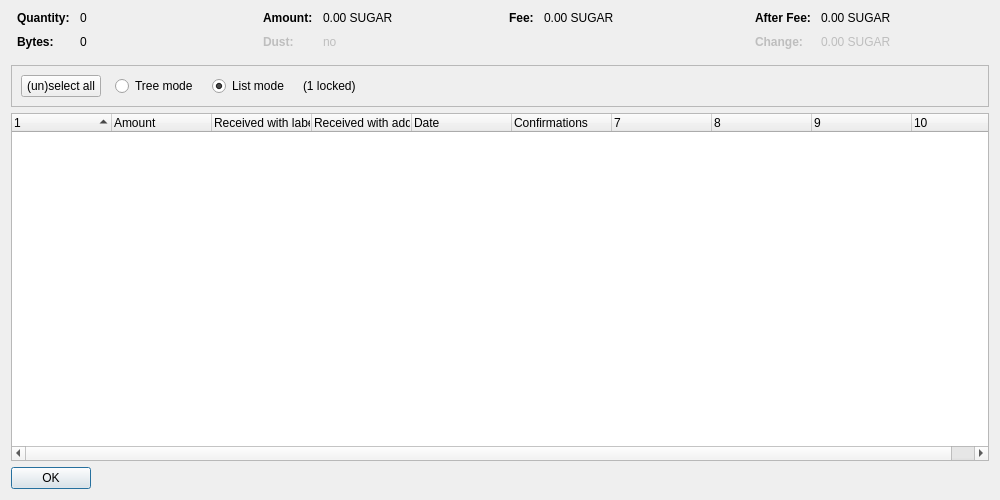
<?xml version="1.0" encoding="UTF-8"?>
<ui version="4.0">
 <class>CoinControlDialog</class>
 <widget class="QDialog" name="CoinControlDialog">
  <property name="geometry">
   <rect>
    <x>0</x>
    <y>0</y>
    <width>1000</width>
    <height>500</height>
   </rect>
  </property>
  <property name="windowTitle">
   <string>Coin Selection</string>
  </property>
  <layout class="QVBoxLayout" name="verticalLayout">
   <item>
    <layout class="QHBoxLayout" name="horizontalLayoutTop" stretch="0,0,0,0">
     <property name="topMargin">
      <number>0</number>
     </property>
     <property name="bottomMargin">
      <number>10</number>
     </property>
     <item>
      <layout class="QFormLayout" name="formLayoutCoinControl1">
       <property name="horizontalSpacing">
        <number>10</number>
       </property>
       <property name="verticalSpacing">
        <number>10</number>
       </property>
       <property name="leftMargin">
        <number>6</number>
       </property>
       <property name="rightMargin">
        <number>6</number>
       </property>
       <item row="0" column="0">
        <widget class="QLabel" name="labelCoinControlQuantityText">
         <property name="font">
          <font>
           <weight>75</weight>
           <bold>true</bold>
          </font>
         </property>
         <property name="text">
          <string>Quantity:</string>
         </property>
        </widget>
       </item>
       <item row="0" column="1">
        <widget class="QLabel" name="labelCoinControlQuantity">
         <property name="cursor">
          <cursorShape>IBeamCursor</cursorShape>
         </property>
         <property name="contextMenuPolicy">
          <enum>Qt::ActionsContextMenu</enum>
         </property>
         <property name="text">
          <string notr="true">0</string>
         </property>
         <property name="textInteractionFlags">
          <set>Qt::LinksAccessibleByMouse|Qt::TextSelectableByKeyboard|Qt::TextSelectableByMouse</set>
         </property>
        </widget>
       </item>
       <item row="1" column="0">
        <widget class="QLabel" name="labelCoinControlBytesText">
         <property name="font">
          <font>
           <weight>75</weight>
           <bold>true</bold>
          </font>
         </property>
         <property name="text">
          <string>Bytes:</string>
         </property>
        </widget>
       </item>
       <item row="1" column="1">
        <widget class="QLabel" name="labelCoinControlBytes">
         <property name="cursor">
          <cursorShape>IBeamCursor</cursorShape>
         </property>
         <property name="contextMenuPolicy">
          <enum>Qt::ActionsContextMenu</enum>
         </property>
         <property name="text">
          <string notr="true">0</string>
         </property>
         <property name="textInteractionFlags">
          <set>Qt::LinksAccessibleByMouse|Qt::TextSelectableByKeyboard|Qt::TextSelectableByMouse</set>
         </property>
        </widget>
       </item>
      </layout>
     </item>
     <item>
      <layout class="QFormLayout" name="formLayoutCoinControl2">
       <property name="horizontalSpacing">
        <number>10</number>
       </property>
       <property name="verticalSpacing">
        <number>10</number>
       </property>
       <property name="leftMargin">
        <number>6</number>
       </property>
       <property name="rightMargin">
        <number>6</number>
       </property>
       <item row="0" column="0">
        <widget class="QLabel" name="labelCoinControlAmountText">
         <property name="font">
          <font>
           <weight>75</weight>
           <bold>true</bold>
          </font>
         </property>
         <property name="text">
          <string>Amount:</string>
         </property>
        </widget>
       </item>
       <item row="0" column="1">
        <widget class="QLabel" name="labelCoinControlAmount">
         <property name="cursor">
          <cursorShape>IBeamCursor</cursorShape>
         </property>
         <property name="contextMenuPolicy">
          <enum>Qt::ActionsContextMenu</enum>
         </property>
         <property name="text">
          <string notr="true">0.00 SUGAR</string>
         </property>
         <property name="textInteractionFlags">
          <set>Qt::LinksAccessibleByMouse|Qt::TextSelectableByKeyboard|Qt::TextSelectableByMouse</set>
         </property>
        </widget>
       </item>
       <item row="1" column="0">
        <widget class="QLabel" name="labelCoinControlLowOutputText">
         <property name="enabled">
          <bool>false</bool>
         </property>
         <property name="font">
          <font>
           <weight>75</weight>
           <bold>true</bold>
          </font>
         </property>
         <property name="text">
          <string>Dust:</string>
         </property>
        </widget>
       </item>
       <item row="1" column="1">
        <widget class="QLabel" name="labelCoinControlLowOutput">
         <property name="enabled">
          <bool>false</bool>
         </property>
         <property name="cursor">
          <cursorShape>IBeamCursor</cursorShape>
         </property>
         <property name="contextMenuPolicy">
          <enum>Qt::ActionsContextMenu</enum>
         </property>
         <property name="text">
          <string notr="true">no</string>
         </property>
         <property name="textInteractionFlags">
          <set>Qt::LinksAccessibleByMouse|Qt::TextSelectableByKeyboard|Qt::TextSelectableByMouse</set>
         </property>
        </widget>
       </item>
      </layout>
     </item>
     <item>
      <layout class="QFormLayout" name="formLayoutCoinControl3">
       <property name="horizontalSpacing">
        <number>10</number>
       </property>
       <property name="verticalSpacing">
        <number>10</number>
       </property>
       <property name="leftMargin">
        <number>6</number>
       </property>
       <property name="rightMargin">
        <number>6</number>
       </property>
       <item row="0" column="0">
        <widget class="QLabel" name="labelCoinControlFeeText">
         <property name="font">
          <font>
           <weight>75</weight>
           <bold>true</bold>
          </font>
         </property>
         <property name="text">
          <string>Fee:</string>
         </property>
        </widget>
       </item>
       <item row="0" column="1">
        <widget class="QLabel" name="labelCoinControlFee">
         <property name="cursor">
          <cursorShape>IBeamCursor</cursorShape>
         </property>
         <property name="contextMenuPolicy">
          <enum>Qt::ActionsContextMenu</enum>
         </property>
         <property name="text">
          <string notr="true">0.00 SUGAR</string>
         </property>
         <property name="textInteractionFlags">
          <set>Qt::LinksAccessibleByMouse|Qt::TextSelectableByKeyboard|Qt::TextSelectableByMouse</set>
         </property>
        </widget>
       </item>
      </layout>
     </item>
     <item>
      <layout class="QFormLayout" name="formLayoutCoinControl4">
       <property name="horizontalSpacing">
        <number>10</number>
       </property>
       <property name="verticalSpacing">
        <number>10</number>
       </property>
       <property name="leftMargin">
        <number>6</number>
       </property>
       <property name="rightMargin">
        <number>6</number>
       </property>
       <item row="0" column="0">
        <widget class="QLabel" name="labelCoinControlAfterFeeText">
         <property name="font">
          <font>
           <weight>75</weight>
           <bold>true</bold>
          </font>
         </property>
         <property name="text">
          <string>After Fee:</string>
         </property>
        </widget>
       </item>
       <item row="0" column="1">
        <widget class="QLabel" name="labelCoinControlAfterFee">
         <property name="cursor">
          <cursorShape>IBeamCursor</cursorShape>
         </property>
         <property name="contextMenuPolicy">
          <enum>Qt::ActionsContextMenu</enum>
         </property>
         <property name="text">
          <string notr="true">0.00 SUGAR</string>
         </property>
         <property name="textInteractionFlags">
          <set>Qt::LinksAccessibleByMouse|Qt::TextSelectableByKeyboard|Qt::TextSelectableByMouse</set>
         </property>
        </widget>
       </item>
       <item row="1" column="0">
        <widget class="QLabel" name="labelCoinControlChangeText">
         <property name="enabled">
          <bool>false</bool>
         </property>
         <property name="font">
          <font>
           <weight>75</weight>
           <bold>true</bold>
          </font>
         </property>
         <property name="text">
          <string>Change:</string>
         </property>
        </widget>
       </item>
       <item row="1" column="1">
        <widget class="QLabel" name="labelCoinControlChange">
         <property name="enabled">
          <bool>false</bool>
         </property>
         <property name="cursor">
          <cursorShape>IBeamCursor</cursorShape>
         </property>
         <property name="contextMenuPolicy">
          <enum>Qt::ActionsContextMenu</enum>
         </property>
         <property name="text">
          <string notr="true">0.00 SUGAR</string>
         </property>
         <property name="textInteractionFlags">
          <set>Qt::LinksAccessibleByMouse|Qt::TextSelectableByKeyboard|Qt::TextSelectableByMouse</set>
         </property>
        </widget>
       </item>
      </layout>
     </item>
    </layout>
   </item>
   <item>
    <widget class="QFrame" name="frame">
     <property name="minimumSize">
      <size>
       <width>0</width>
       <height>40</height>
      </size>
     </property>
     <property name="frameShape">
      <enum>QFrame::StyledPanel</enum>
     </property>
     <property name="frameShadow">
      <enum>QFrame::Sunken</enum>
     </property>
     <layout class="QHBoxLayout" name="horizontalLayout">
      <item>
       <layout class="QHBoxLayout" name="horizontalLayoutPanel" stretch="0,0,0,0,0">
        <property name="spacing">
         <number>14</number>
        </property>
        <item>
         <widget class="QPushButton" name="pushButtonSelectAll">
          <property name="sizePolicy">
           <sizepolicy hsizetype="Maximum" vsizetype="Fixed">
            <horstretch>0</horstretch>
            <verstretch>0</verstretch>
           </sizepolicy>
          </property>
          <property name="text">
           <string>(un)select all</string>
          </property>
          <property name="autoDefault">
           <bool>false</bool>
          </property>
         </widget>
        </item>
        <item>
         <widget class="QRadioButton" name="radioTreeMode">
          <property name="sizePolicy">
           <sizepolicy hsizetype="Maximum" vsizetype="Fixed">
            <horstretch>0</horstretch>
            <verstretch>0</verstretch>
           </sizepolicy>
          </property>
          <property name="text">
           <string>Tree mode</string>
          </property>
         </widget>
        </item>
        <item>
         <widget class="QRadioButton" name="radioListMode">
          <property name="sizePolicy">
           <sizepolicy hsizetype="Maximum" vsizetype="Fixed">
            <horstretch>0</horstretch>
            <verstretch>0</verstretch>
           </sizepolicy>
          </property>
          <property name="text">
           <string>List mode</string>
          </property>
          <property name="checked">
           <bool>true</bool>
          </property>
         </widget>
        </item>
        <item>
         <widget class="QLabel" name="labelLocked">
          <property name="text">
           <string notr="true">(1 locked)</string>
          </property>
         </widget>
        </item>
        <item>
         <spacer name="horizontalSpacer">
          <property name="orientation">
           <enum>Qt::Horizontal</enum>
          </property>
          <property name="sizeHint" stdset="0">
           <size>
            <width>40</width>
            <height>20</height>
           </size>
          </property>
         </spacer>
        </item>
       </layout>
      </item>
     </layout>
    </widget>
   </item>
   <item>
    <widget class="CoinControlTreeWidget" name="treeWidget">
     <property name="contextMenuPolicy">
      <enum>Qt::CustomContextMenu</enum>
     </property>
     <property name="sortingEnabled">
      <bool>false</bool>
     </property>
     <property name="columnCount">
      <number>10</number>
     </property>
     <attribute name="headerShowSortIndicator" stdset="0">
      <bool>true</bool>
     </attribute>
     <attribute name="headerStretchLastSection">
      <bool>false</bool>
     </attribute>
     <column>
      <property name="text">
       <string/>
      </property>
     </column>
     <column>
      <property name="text">
       <string>Amount</string>
      </property>
     </column>
     <column>
      <property name="text">
       <string>Received with label</string>
      </property>
     </column>
     <column>
      <property name="text">
       <string>Received with address</string>
      </property>
     </column>
     <column>
      <property name="text">
       <string>Date</string>
      </property>
     </column>
     <column>
      <property name="text">
       <string>Confirmations</string>
      </property>
      <property name="toolTip">
       <string>Confirmed</string>
      </property>
     </column>
     <column>
      <property name="text">
       <string/>
      </property>
     </column>
     <column>
      <property name="text">
       <string/>
      </property>
     </column>
     <column>
      <property name="text">
       <string/>
      </property>
     </column>
     <column>
      <property name="text">
       <string/>
      </property>
     </column>
    </widget>
   </item>
   <item>
    <widget class="QDialogButtonBox" name="buttonBox">
     <property name="sizePolicy">
      <sizepolicy hsizetype="Maximum" vsizetype="Fixed">
       <horstretch>0</horstretch>
       <verstretch>0</verstretch>
      </sizepolicy>
     </property>
     <property name="orientation">
      <enum>Qt::Horizontal</enum>
     </property>
     <property name="standardButtons">
      <set>QDialogButtonBox::Ok</set>
     </property>
    </widget>
   </item>
  </layout>
 </widget>
 <customwidgets>
  <customwidget>
   <class>CoinControlTreeWidget</class>
   <extends>QTreeWidget</extends>
   <header>qt/coincontroltreewidget.h</header>
  </customwidget>
 </customwidgets>
 <resources/>
 <connections/>
</ui>
